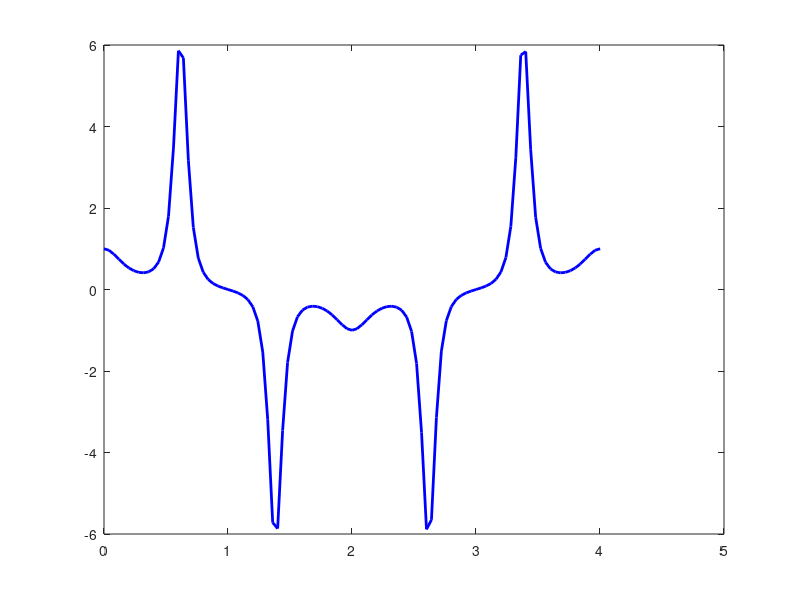
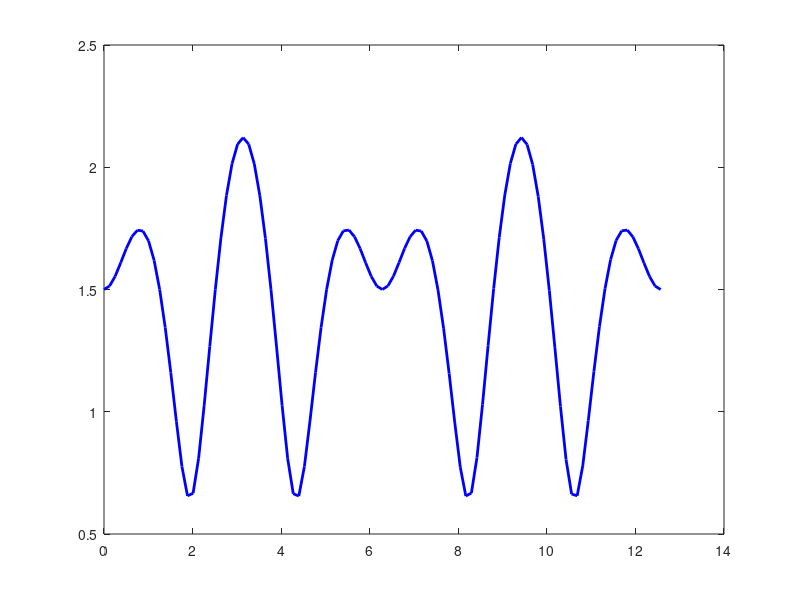
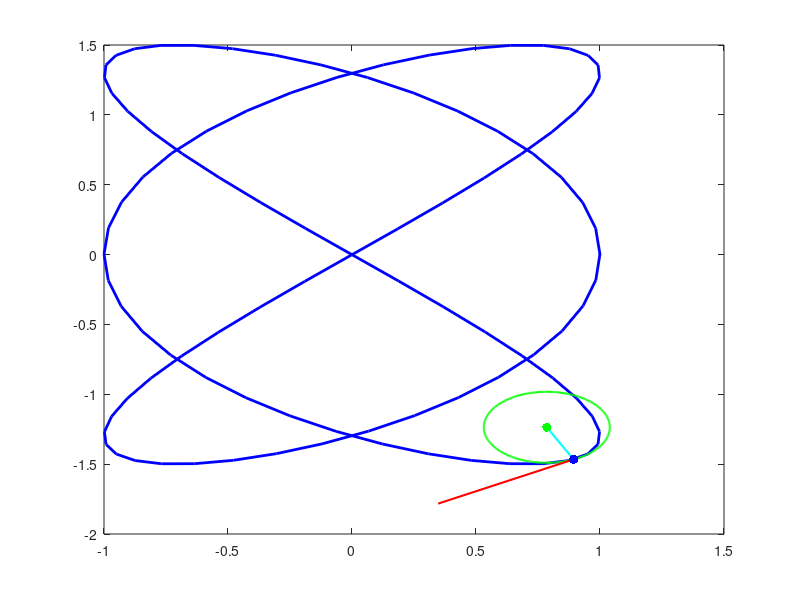
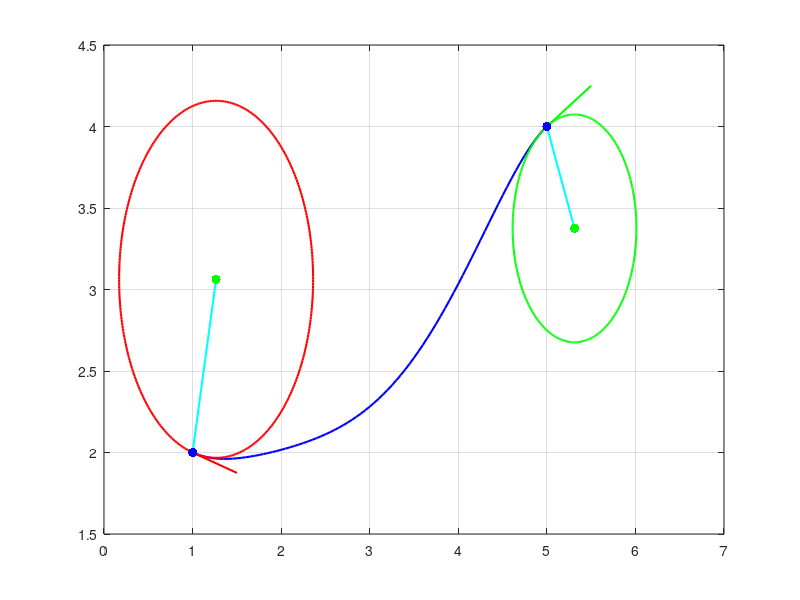

The MATLAB script that drew these images, in order:
pkg load optim
clear
%derivative1
f=@(x) 0.3*x.^3-0.5*x.^2-3*x+2
df = @(x) 0.9*x.^2-x-3
%Step
xmin=0
xmax=5
x=xmin:(xmax-xmin)/20:xmax;
ylim([-4,12])

%a
x0=4.5
grid
subplot(111)
L=2
xlabel('variable x')
ylabel('function f(x)')
xlim([xmin,xmax])
hold
plot(x,f(x),'b','linewidth',2)
plot(x0,f(x0),'r','markersize',15)
plot([x0-L,x0+L],[f(x0)-df(x0)*L,f(x0)+df(x0)*L],'r','linewidth',1.5)
plot(x0-[f(x0)/df(x0)],0,'g','markersize',15)
hold off

%b
x0=1.
grid
subplot(111)
L=1 
xlabel('variable x')
ylabel('function f(x)')
xlim([xmin,xmax])
hold
plot(x,f(x),'b','linewidth',2)
plot(x0,f(x0),'r','markersize',15)
plot([x0-L,x0+L],[f(x0)-df(x0)*L,f(x0)+df(x0)*L],'r','linewidth',1.5)
plot(x0-[f(x0)/df(x0)],0,'g','markersize',15)
hold off


clear
%derivative2
g=9.81
L=5
H=3
beta=-20

%solve a & b
%10a +b = tan(beta) , 30/25 - 50b/25 + b = tan(beta)
%25a + 5b = 3 , a= (3-5b)/25
b= ((tand(beta)-2*L*(H/25)))/-1
a= (H-L*b)/L^2

%solve alpha and v0
alpha = atand(b)
v0 = sqrt(-g/(2*a*(cosd(alpha))^2))

x = 0:L/100:L;
y = @(x) a*x.^2 + b*x
dy = @(x) 2*a*x+b
grid



plot(x, y(x),'b','linewidth',1.5)
hold
plot([0,L,L],[0,0,y(L)],'k','linewidth',1)
plot([L,L+1],[y(L),y(L+1)],'r','linewidth',1.5)
hold off





clear
%derivative3


%Matrix values
x1 = 1
y1 = 2
k1 = -0.25
m1 = 1
x2 = 5
y2 = 4
k2 = 0.5
m2 = -2

%A leftside matrix
A = [x1^5,x1^4,x1^3,x1^2,x1,1
      5*x1^4,4*x1^3,3*x1^2,2*x1,1,0
      20*x1^3,12*x1^2,6*x1,2,0,0
      x2^5,x2^4,x2^3,x2^2,x2,1
      5*x2^4,4*x2^3,3*x2^2,2*x2,1,0
      20*x2^3,12*x2^2,6*x2,2,0,0]
      
%B right handside
B =[
    y1
    k1
    m1
    y2
    k2
    m2]
      
%solution i.e the coefficients a,b,c,d,e,f
sol=A\B
%%
a=sol(1)
b=sol(2)
c=sol(3)
d=sol(4)
e=sol(5)
f=sol(6)

% y and x
x=1:5/100:5
y = @(x) a*x.^5 + b*x.^4 +c*x.^3 + d*x.^2 + e*x + f
dy = @(x) 5*a*x.^4 +4*b*x.^3 +3*c*x.^2 +2*d*x + e
d2y = @(x) 20*a*x.^3 + 12*b*x.^2 + 6*c*x + 2*d
k = @(x) d2y(x)./(sqrt(1+dy(x).^2).^3)


figure(1)
grid
plot(x,dy(x),'b','linewidth',1.5)
hold on
plot(x2,dy(x2),'g','markersize',15)
plot(x1,dy(x1),'r','markersize',15)
hold off
title('derivative')


figure(2)
grid
plot(x,d2y(x),'b','linewidth',1.5)
hold on
plot(x2,d2y(x2),'g','markersize',15)
plot(x1,d2y(x1),'r','markersize',15)
hold off
title('second derivative')

figure(3)
grid
plot(x,k(x),'b','linewidth',1.5)
hold on
plot(x2,k(x2),'g','markersize',15)
plot(x1,k(x1),'r','markersize',15)
hold off
title('kaarevuus')

figure(4)
%k = @(x) d2y(x)./((sqrt(1+dy(x).^2)).^3)

%radius of curvator circle
R = @(x) abs(1./k(x))
R1 = R(x1)
R2 = R(x2)
%polar angle of the tangent i.e vector [1,f'(x0)]
th= @(x)atan2d(dy(x),1) 
th1 = th(x1)
th2 = th(x2)
%center of the circle of curvature
k(x1)
if k(x1)>=0
    xc = @(x) x +R(x).*cosd(th(x)+90)
    yc = @(x) y(x) +R(x).*sind(th(x)+90)
else
    xc = @(x) x +R(x).*cosd(th(x)-90)
    yc = @(x) y(x) +R(x).*sind(th(x)-90)
end

%points on the circle of curvature
t=0:360; 
kx= @(x) xc(x)+R(x)*cosd(t);
ky= @(x) yc(x)+R(x)*sind(t);

plot(x,y(x),'b','linewidth',1.5)
grid
hold on
plot(kx(x1),ky(x1),'r','linewidth',1.5)
plot(xc(x1),yc(x1),'g','linewidth',1.5)
L=0.5 %horizontal width =2L
plot([x1,x1+L],[y(x1),y(x1)+dy(x1)*L],'r','linewidth',1.5)
plot([x1,xc(x1)],[y(x1),yc(x1)],'c','linewidth',1.5)
plot(x1,y(x1),'b.','markersize',20)
plot(xc(x1),yc(x1),'g.','markersize',20)
hold off

k(x2)
if k(x2)>=0
    xc = @(x) x +R(x).*cosd(th(x)+90)
    yc = @(x) y(x) +R(x).*sind(th(x)+90)
else
    xc = @(x) x +R(x).*cosd(th(x)-90)
    yc = @(x) y(x) +R(x).*sind(th(x)-90)
end
%points on the circle of curvature
t=0:360; 
kx= @(x) xc(x)+R(x)*cosd(t);
ky= @(x) yc(x)+R(x)*sind(t);

hold on
plot(kx(x2),ky(x2),'g','linewidth',1.5)
plot(xc(x2),yc(x2),'g','linewidth',1.5)
L=0.5 %horizontal width =2L
plot([x2,x2+L],[y(x2),y(x2)+dy(x2)*L],'g','linewidth',1.5)
plot([x2,xc(x2)],[y(x2),yc(x2)],'c','linewidth',1.5)
plot(x2,y(x2),'b.','markersize',20)
plot(xc(x2),yc(x2),'g.','markersize',20)
hold off

clear
%derivative4
A=1
a=1.5
gamma = 1.57
B=1.5
b=1
T=12.57
t=0:T/100:T
t0 = 4.5

%normal function
x= @(t) A*sin(a.*t + gamma)
y = @(t) B*sin(b.*t)

%derivative function
dx = @(t) A*a*cos(a.*t + gamma)
dy = @(t) B*b*cos(b.*t)

%second derivative
d2x = @(t) -A*a*a*sin(a.*t + gamma)
d2y = @(t) -B*b*b*sin(b.*t)

%Curvature function
k = @(t) (dx(t).*d2y(t)-d2x(t).*dy(t))./(sqrt((dx(t)).^2+(dy(t)).^2)).^3

%Radius
R = @(t) 1./abs(k(t))

%theta
th = @(t) atan2d(dy(t),dx(t))

%tagent vector T 
Tl = @(t) sqrt((dy(t)).^2+(dx(t)).^2)

figure(1)
grid
plot(t/ pi,k(t),'b','linewidth',2)

figure(2)
grid
plot(t,Tl(t),'b','linewidth',2)

figure(3)
k(t0)
R(t0)
if k(t0)>=0
    x0 =  x(t0) +R(t0).*cosd(th(t0)+90)
    y0 =  y(t0) +R(t0).*sind(th(t0)+90)
else
    x0 =  x(t0) +R(t0).*cosd(th(t0)-90)
    y0 =  y(t0) +R(t0).*sind(th(t0)-90)
end
%points on the circle of curvature
d=0:360; 
kx0=  x0+R(t0)*cosd(d);
ky0=  y0+R(t0)*sind(d);

grid
plot(x(t),y(t),'b','linewidth',2)
hold on
plot(kx0,ky0,'g','linewidth',1.5)
plot(x0,y0,'g','linewidth',1.5)
L=0.5 %horizontal width =2L
plot([x(t0),x(t0+L)],[y(t0),y(t0)+dy(t0)],'r','linewidth',1.5)
plot([x(t0),x0],[y(t0),y0],'c','linewidth',1.5)
plot(x(t0),y(t0),'b.','markersize',20)
plot(x0,y0,'g.','markersize',20)
hold off





